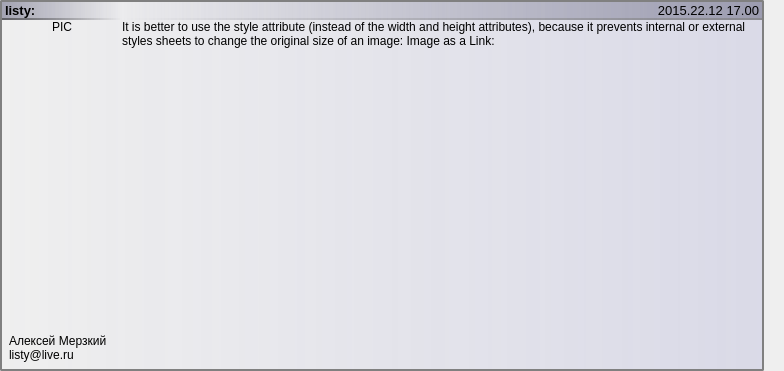
<?xml version="1.0" encoding="UTF-8"?>
<ui version="4.0">
 <class>incom</class>
 <widget class="QWidget" name="incom">
  <property name="geometry">
   <rect>
    <x>0</x>
    <y>0</y>
    <width>784</width>
    <height>371</height>
   </rect>
  </property>
  <property name="windowTitle">
   <string>Form</string>
  </property>
  <layout class="QHBoxLayout" name="horizontalLayout">
   <property name="spacing">
    <number>0</number>
   </property>
   <property name="margin">
    <number>0</number>
   </property>
   <item>
    <widget class="QGroupBox" name="groupBox">
     <property name="sizePolicy">
      <sizepolicy hsizetype="Preferred" vsizetype="Preferred">
       <horstretch>0</horstretch>
       <verstretch>0</verstretch>
      </sizepolicy>
     </property>
     <property name="styleSheet">
      <string notr="true">QGroupBox {
    background: qlineargradient(spread:pad, x1:0, y1:0, x2:1, y2:0, stop:0 rgba(255, 255, 255, 0), stop:1 rgba(104, 104, 190, 40));
    border: 2px solid gray;
    border-radius: 2px;
}</string>
     </property>
     <layout class="QGridLayout" name="gridLayout_3" rowstretch="0,0,1" columnstretch="0,1">
      <property name="margin">
       <number>0</number>
      </property>
      <property name="spacing">
       <number>0</number>
      </property>
      <item row="0" column="1">
       <widget class="QLabel" name="sizeLabel">
        <property name="minimumSize">
         <size>
          <width>0</width>
          <height>18</height>
         </size>
        </property>
        <property name="font">
         <font>
          <pointsize>10</pointsize>
         </font>
        </property>
        <property name="toolTip">
         <string notr="true"/>
        </property>
        <property name="styleSheet">
         <string notr="true">QLabel {
	background: qlineargradient(spread:pad, x1:0, y1:0, x2:1, y2:0, stop:0 rgba(255, 255, 255, 0), stop:1 rgba(128, 128, 150, 175));
    border-bottom: 2px solid qlineargradient(spread:pad, x1:0, y1:0, x2:1, y2:0, stop:0 rgba(255, 255, 255, 0), stop:1 rgba(128, 128, 128, 175));
	padding: 0px;
}</string>
        </property>
        <property name="text">
         <string>2015.22.12 17.00</string>
        </property>
        <property name="textFormat">
         <enum>Qt::PlainText</enum>
        </property>
        <property name="alignment">
         <set>Qt::AlignRight|Qt::AlignTrailing|Qt::AlignVCenter</set>
        </property>
        <property name="margin">
         <number>2</number>
        </property>
       </widget>
      </item>
      <item row="2" column="0">
       <widget class="QLabel" name="dateLabel">
        <property name="minimumSize">
         <size>
          <width>0</width>
          <height>50</height>
         </size>
        </property>
        <property name="font">
         <font>
          <pointsize>9</pointsize>
         </font>
        </property>
        <property name="accessibleDescription">
         <string notr="true"/>
        </property>
        <property name="styleSheet">
         <string notr="true">QLabel {
	padding: 4px;
}</string>
        </property>
        <property name="text">
         <string>Алексей Мерзкий
listy@live.ru</string>
        </property>
        <property name="textFormat">
         <enum>Qt::PlainText</enum>
        </property>
        <property name="alignment">
         <set>Qt::AlignBottom|Qt::AlignLeading|Qt::AlignLeft</set>
        </property>
       </widget>
      </item>
      <item row="1" column="1" rowspan="2">
       <widget class="QLabel" name="commentLabel">
        <property name="text">
         <string>&lt;html&gt;&lt;head/&gt;&lt;body&gt;&lt;p&gt;It is better to use the style attribute (instead of the width and height attributes), because it prevents internal or external styles sheets to change the original size of an image: &lt;img src=&quot;D:\Alexey\onedrive\Exam_(work title)\root\exam\login\admin\icon\admin_web_icon.jpg&quot;/&gt;
Image as a Link:
&lt;a href=&quot;default.asp&quot;&gt;
  &lt;img src=&quot;D:\Alexey\onedrive\Exam_(work title)\root\exam\login\admin\icon\admin_web_icon.jpg&quot; alt=&quot;HTML tutorial&quot; style=&quot;width:42px;height:42px;border:0;&quot;&gt;
&lt;/a&gt;&lt;/p&gt;&lt;/body&gt;&lt;/html&gt;</string>
        </property>
        <property name="textFormat">
         <enum>Qt::RichText</enum>
        </property>
        <property name="scaledContents">
         <bool>true</bool>
        </property>
        <property name="alignment">
         <set>Qt::AlignLeading|Qt::AlignLeft|Qt::AlignTop</set>
        </property>
        <property name="wordWrap">
         <bool>true</bool>
        </property>
        <property name="openExternalLinks">
         <bool>true</bool>
        </property>
        <property name="textInteractionFlags">
         <set>Qt::LinksAccessibleByKeyboard|Qt::LinksAccessibleByMouse|Qt::TextBrowserInteraction|Qt::TextSelectableByKeyboard|Qt::TextSelectableByMouse</set>
        </property>
       </widget>
      </item>
      <item row="1" column="0">
       <widget class="QLabel" name="authorLabel">
        <property name="minimumSize">
         <size>
          <width>120</width>
          <height>80</height>
         </size>
        </property>
        <property name="maximumSize">
         <size>
          <width>120</width>
          <height>120</height>
         </size>
        </property>
        <property name="text">
         <string>PIC</string>
        </property>
        <property name="textFormat">
         <enum>Qt::PlainText</enum>
        </property>
        <property name="alignment">
         <set>Qt::AlignHCenter|Qt::AlignTop</set>
        </property>
        <property name="margin">
         <number>2</number>
        </property>
       </widget>
      </item>
      <item row="0" column="0">
       <widget class="QLabel" name="fileNameLabel">
        <property name="minimumSize">
         <size>
          <width>0</width>
          <height>18</height>
         </size>
        </property>
        <property name="font">
         <font>
          <pointsize>10</pointsize>
          <weight>75</weight>
          <italic>false</italic>
          <bold>true</bold>
         </font>
        </property>
        <property name="styleSheet">
         <string notr="true">QLabel {
	background: qlineargradient(spread:pad, x1:0, y1:0, x2:1, y2:0, stop:0 rgba(128, 128, 150, 175), stop:1 rgba(64, 64,64, 0));
    border-bottom: 2px solid qlineargradient(spread:pad, x1:0, y1:0, x2:1, y2:0, stop:0 rgba(64, 64, 64, 175), stop:1 rgba(255, 255,255, 0));
	padding: 0px;
}</string>
        </property>
        <property name="text">
         <string>listy:</string>
        </property>
        <property name="textFormat">
         <enum>Qt::PlainText</enum>
        </property>
       </widget>
      </item>
     </layout>
    </widget>
   </item>
   <item>
    <spacer name="horizontalSpacer_2">
     <property name="orientation">
      <enum>Qt::Horizontal</enum>
     </property>
     <property name="sizeType">
      <enum>QSizePolicy::Minimum</enum>
     </property>
     <property name="sizeHint" stdset="0">
      <size>
       <width>20</width>
       <height>20</height>
      </size>
     </property>
    </spacer>
   </item>
  </layout>
 </widget>
 <resources/>
 <connections/>
</ui>
